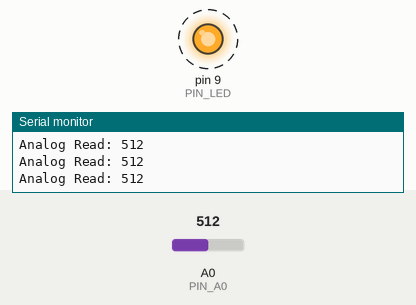
Simulated run of this sketch. Board: Arduino Uno, built with avr-gcc and run on an emulated ATmega328P. Parts: output pins drawn as LEDs (lit = HIGH), the last lines printed to the serial monitor. Dashed ring = blinking. The inputs (shaded band) are chosen by the test bench; at power-on: A0 (PIN_A0) = 512.

Above: at 0.9 s.
1.3 s: A0 (PIN_A0) set to 207
4.3 s: A0 (PIN_A0) set to 190
At 4.3 s:
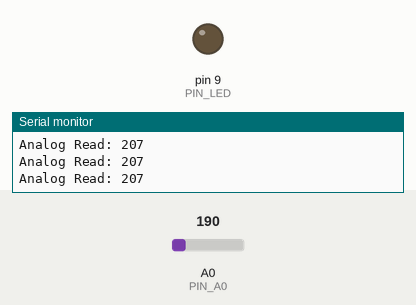
7.3 s: A0 (PIN_A0) set to 210
At 10.2 s:
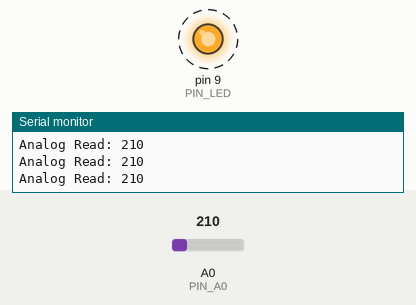
10.3 s: A0 (PIN_A0) set to 122
At 11.2 s:
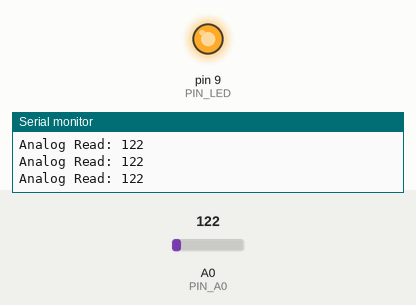
Timing chart, 0 to 12.8 s (numbered marks = the images above; inputs shaded):
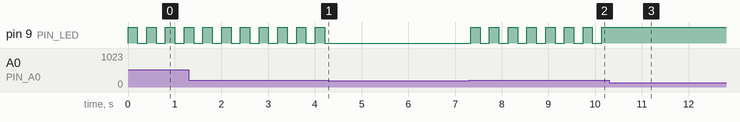

Measured:
- the behaviour switches between 201 and 200 on A0 (PIN_A0) (found by bisection; images 0 and 1)
- after the input at 4.3 s, pin 9 (PIN_LED): stops changing and stays LOW
- after the input at 7.3 s, pin 9 (PIN_LED): alternates HIGH for 0.20 s and LOW for 0.20 s, starting at once
- after the input at 10.3 s, pin 9 (PIN_LED): stops changing and stays HIGH
- by itself, pin 9 (PIN_LED): alternates HIGH for 0.20 s and LOW for 0.20 s

The sketch:

sketch_aug08a.ino
```cpp
//Define pines
#define PIN_D0 13
#define PIN_A0 A0
#define PIN_LED 9
bool state;

void setup() {
  pinMode(PIN_LED, OUTPUT);
  pinMode(PIN_D0, INPUT);
  pinMode(PIN_A0, INPUT);
  digitalWrite(PIN_LED, LOW);
  Serial.begin(9600);
  state = false;
}

void loop() {
  int analog = analogRead(PIN_A0);
  Serial.print("Analog Read: ");
  Serial.println(analog);
  if ( analog > 200 ) //Si está activada la salida D0
  {
    state = ! state ;                       // cambiamos el estado del LED
    digitalWrite(PIN_LED, state) ;            // escribimos el nuevo valor
    delay (200);
  }
}
```
